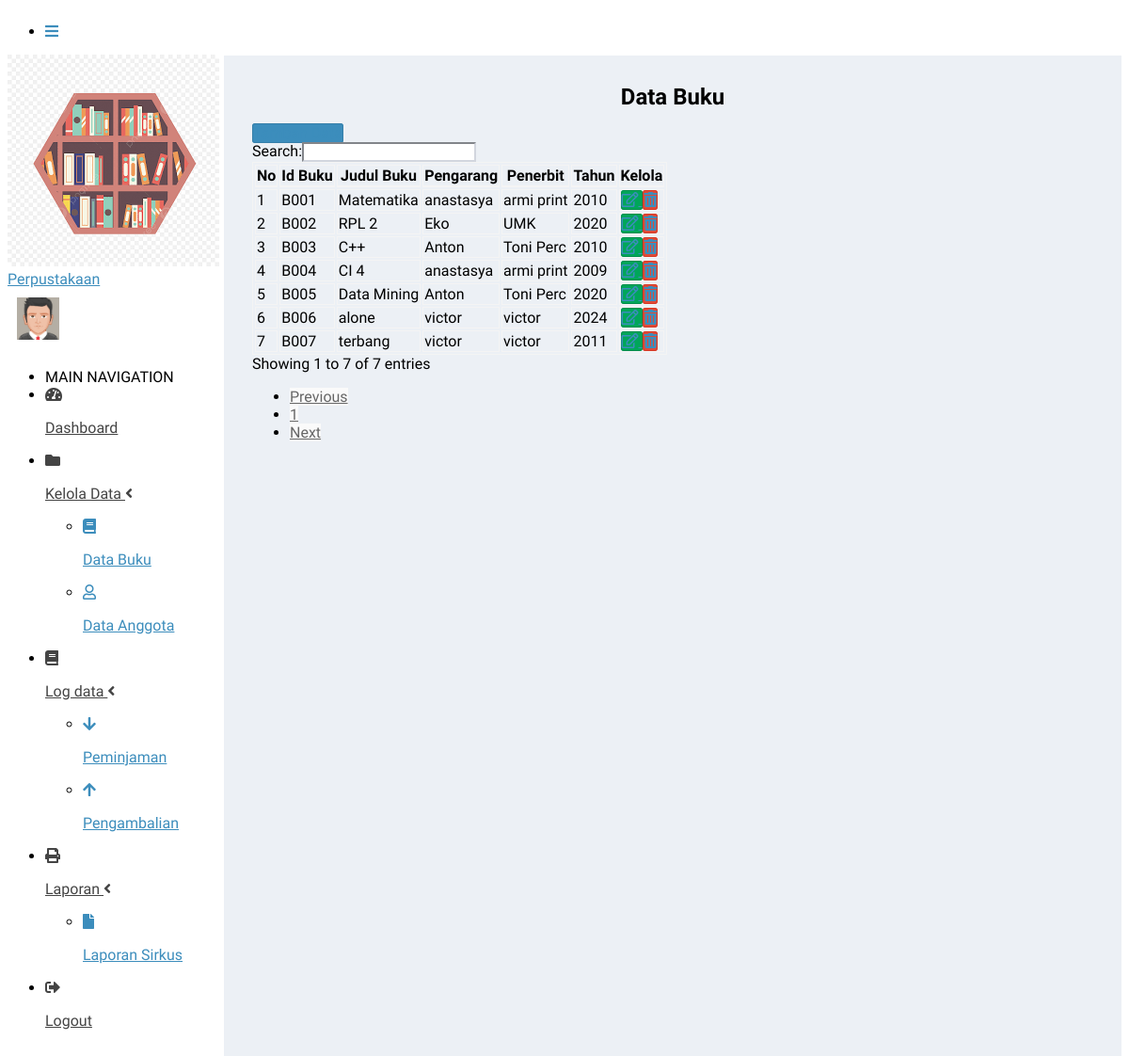
The app's page /?page=MyApp/data_buku (signed in) with its own data.
### tables this page shows
CREATE TABLE `tb_buku` (
  `id_buku` varchar(10) NOT NULL,
  `judul_buku` varchar(50) NOT NULL,
  `pengarang` varchar(50) NOT NULL,
  `penerbit` varchar(50) NOT NULL,
  `th_terbit` year(4) NOT NULL,
  PRIMARY KEY (`id_buku`)
);

### admin/buku/data_buku.php (the view)
<section class="content-header">
	<h1 style="text-align:center;">
		Data Buku
	</h1>
</section>
<section class="content">
      <div class="container-fluid">
        <div class="row">
          <div class="col-12">
            <div class="card">
              <div class="card-header">
              <a href="?page=MyApp/add_buku" title="Tambah Data" class="btn btn-primary">
              <i class="glyphicon glyphicon-plus"></i> Tambah Data</a>
              </div>
              <div class="card-body">
			  <div class="table-responsive">
                <table id="example1" class="table table-bordered table-hover">
					<thead>
						<tr>
							<th>No</th>
							<th>Id Buku</th>
							<th>Judul Buku</th>
							<th>Pengarang</th>
							<th>Penerbit</th>
							<th>Tahun</th>
							<th>Kelola</th>
						</tr>
					</thead>
					<tbody>
						<?php
								$koneksi = new mysqli ("localhost","root","","perpustakaan");
						$no = 1;
						$sql = $koneksi->query("SELECT * from tb_buku");
						while ($data= $sql->fetch_assoc()) {
							?>
						<tr>
							<td>
								<?php echo $no++; ?>
							</td>
							<td>
								<?php echo $data['id_buku']; ?>
							</td>
							<td>
								<?php echo $data['judul_buku']; ?>
							</td>
							<td>
								<?php echo $data['pengarang']; ?>
							</td>
							<td>
								<?php echo $data['penerbit']; ?>
							</td>
							<td>
								<?php echo $data['th_terbit']; ?>
							</td>
							<td>
								<a href="?page=MyApp/edit_buku&kode=<?php echo $data['id_buku']; ?>" title="Ubah"
								 class="btn btn-success">
                                 <i class="far fa-edit"></i>
								</a>
								<a href="?page=MyApp/del_buku&kode=<?php echo $data['id_buku']; ?>" onclick="return confirm('Yakin Hapus Data Ini ?')"
								 title="Hapus" class="btn btn-danger">
                                 <i class="fas fa-trash-alt"></i>
							</td>
						</tr>
						<?php
                 			 }
                		?>
					</tbody>
                </table>
			  </div>
              </div>
            </div>
          </div>
        </div>
      </div>
    </section>

### records on screen
tb_buku: id_buku "B001", judul_buku "Matematika", pengarang "anastasya", penerbit "armi print", th_terbit "2010"
tb_buku: id_buku "B002", judul_buku "RPL 2", pengarang "Eko", penerbit "UMK", th_terbit "2020"
tb_buku: id_buku "B003", judul_buku "C++", pengarang "Anton", penerbit "Toni Perc", th_terbit "2010"
tb_buku: id_buku "B004", judul_buku "CI 4", pengarang "anastasya", penerbit "armi print", th_terbit "2009"
tb_buku: id_buku "B005", judul_buku "Data Mining", pengarang "Anton", penerbit "Toni Perc", th_terbit "2020"
tb_buku: id_buku "B006", judul_buku "alone", pengarang "victor", penerbit "victor", th_terbit "2024"
tb_buku: id_buku "B007", judul_buku "terbang", pengarang "victor", penerbit "victor", th_terbit "2011"
